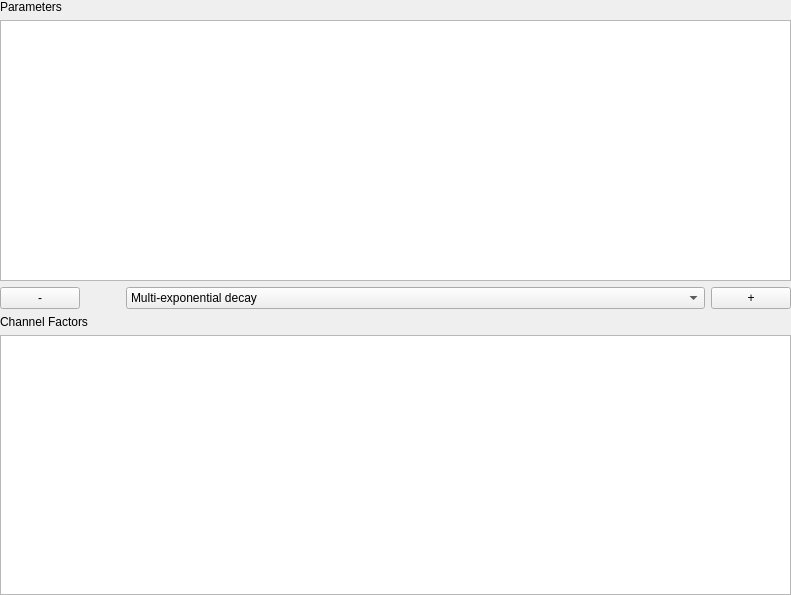
<?xml version="1.0" encoding="UTF-8"?>
<ui version="4.0">
 <class>FittingParametersWidget</class>
 <widget class="QWidget" name="FittingParametersWidget">
  <property name="geometry">
   <rect>
    <x>0</x>
    <y>0</y>
    <width>791</width>
    <height>595</height>
   </rect>
  </property>
  <property name="windowTitle">
   <string>Fitting Parameters</string>
  </property>
  <layout class="QVBoxLayout" name="verticalLayout_2">
   <property name="leftMargin">
    <number>0</number>
   </property>
   <property name="topMargin">
    <number>0</number>
   </property>
   <property name="rightMargin">
    <number>0</number>
   </property>
   <property name="bottomMargin">
    <number>0</number>
   </property>
   <item>
    <widget class="QLabel" name="label_2">
     <property name="text">
      <string>Parameters</string>
     </property>
    </widget>
   </item>
   <item>
    <widget class="QTreeView" name="parameter_tree">
     <attribute name="headerVisible">
      <bool>false</bool>
     </attribute>
    </widget>
   </item>
   <item>
    <layout class="QHBoxLayout" name="horizontalLayout" stretch="0,0,1,0">
     <item>
      <widget class="QPushButton" name="remove_group_button">
       <property name="text">
        <string> - </string>
       </property>
      </widget>
     </item>
     <item>
      <spacer name="horizontalSpacer">
       <property name="orientation">
        <enum>Qt::Horizontal</enum>
       </property>
       <property name="sizeHint" stdset="0">
        <size>
         <width>40</width>
         <height>20</height>
        </size>
       </property>
      </spacer>
     </item>
     <item>
      <widget class="QComboBox" name="group_type_combo">
       <property name="sizePolicy">
        <sizepolicy hsizetype="Preferred" vsizetype="Minimum">
         <horstretch>0</horstretch>
         <verstretch>0</verstretch>
        </sizepolicy>
       </property>
       <item>
        <property name="text">
         <string>Multi-exponential decay</string>
        </property>
       </item>
       <item>
        <property name="text">
         <string>FRET decay</string>
        </property>
       </item>
       <item>
        <property name="text">
         <string>Anisotropy Decay</string>
        </property>
       </item>
      </widget>
     </item>
     <item>
      <widget class="QPushButton" name="add_group_button">
       <property name="text">
        <string> + </string>
       </property>
      </widget>
     </item>
    </layout>
   </item>
   <item>
    <widget class="QLabel" name="label">
     <property name="text">
      <string>Channel Factors</string>
     </property>
    </widget>
   </item>
   <item>
    <widget class="QTreeView" name="channel_factor_tree"/>
   </item>
  </layout>
 </widget>
 <resources/>
 <connections/>
</ui>
